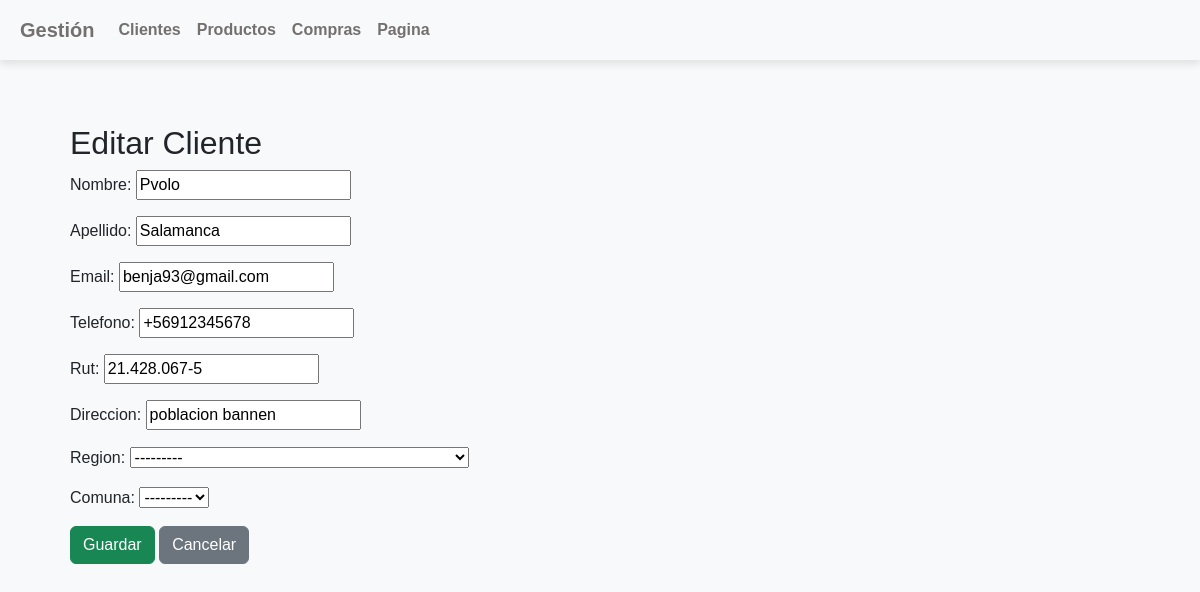
The page /clientes/editar/19/ on the database its author committed.
### administracion/models.py (models this page shows, shortened)
class Cliente(models.Model):
    nombre = models.CharField(max_length=200)
    apellido = models.CharField(max_length=200)
    email = models.EmailField(validators=[EmailValidator()])
    telefono = models.CharField(max_length=12,validators=[RegexValidator(regex=r'^\+56\d{9}$',message="El número de teléfono debe ingresarse en el formato: '+56912345678'. 9 dígitos después del código de país '+56'.")])
    rut = models.CharField(max_length=20, validators=[RegexValidator(regex=r'^\d{1,2}\.\d{3}\.\d{3}-[0-9Kk]$', message="El RUT debe ingresarse en el formato: 'XX.XXX.XXX-X'.")])
    direccion = models.CharField(max_length=255)
    region = models.CharField(max_length=100)
    comuna = models.CharField(max_length=100)

class Region(models.Model):
    nombre = models.CharField(max_length=100)
    def __str__(self):
        return self.nombre

### administracion/views.py (the view)
# urls.py: path('clientes/editar/<int:pk>/', views.editar_cliente, name='editar_cliente'),
def editar_cliente(request, pk):
    cliente = get_object_or_404(Cliente, pk=pk)
    if request.method == 'POST':
        form = ClienteForm(request.POST, instance=cliente)
        if form.is_valid():
            form.save()
            return redirect('listar_clientes')
    else:
        form = ClienteForm(instance=cliente)
    return render(request, 'pagina/editar_cliente.html', {'form': form})

### administracion/templates/pagina/editar_cliente.html (shortened to what this page needs)
{% extends 'pagina/base.html' %}
{% block content %}
<div class="container mt-4">
    <h2>Editar Cliente</h2>
    <form method="post">
        {{ form.as_p }}
        <button type="submit" class="btn btn-success">Guardar</button>
        <a href="{% url 'listar_clientes' %}" class="btn btn-secondary">Cancelar</a>
    </form>
</div>
{% endblock %}

### administracion/static/css/panel.css (style rules this page uses)
body { background-color: #f8f9fa; font-family: 'Arial', sans-serif; }
.container { padding: 20px; }

### rows shown on the page
Cliente: nombre "Pvolo", apellido "Salamanca", email "benja93@gmail.com", telefono "+56912345678", rut "21.428.067-5", direccion "poblacion bannen", region "---------", comuna "---------"
